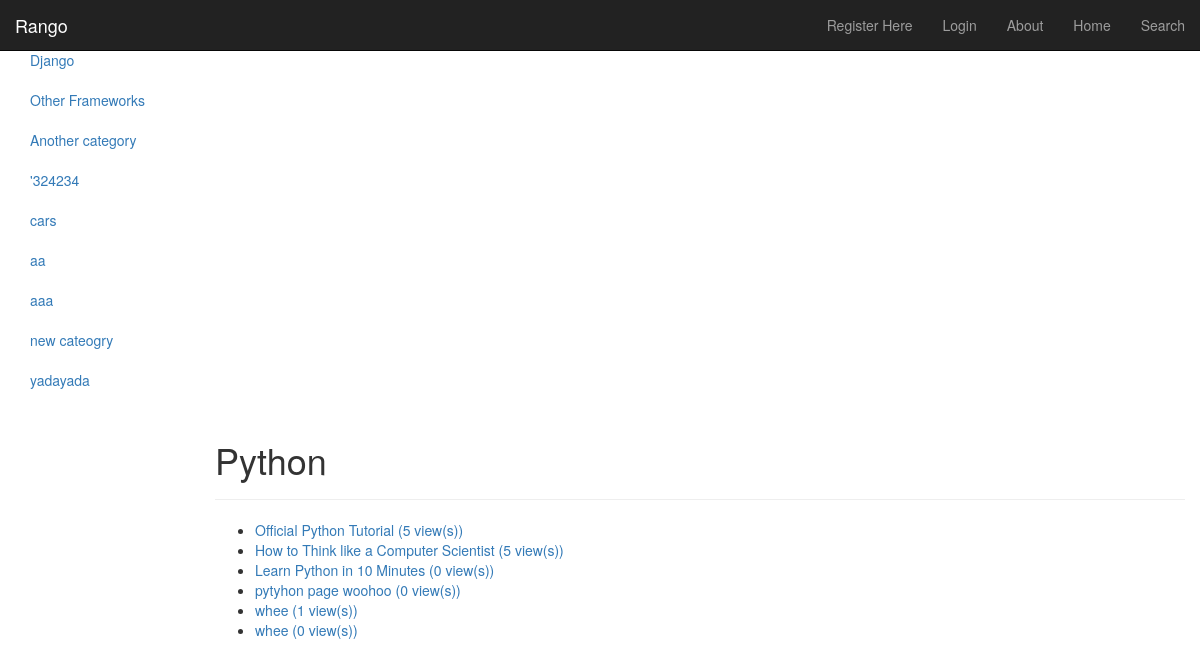
The app's page /rango/category/python/, older data.
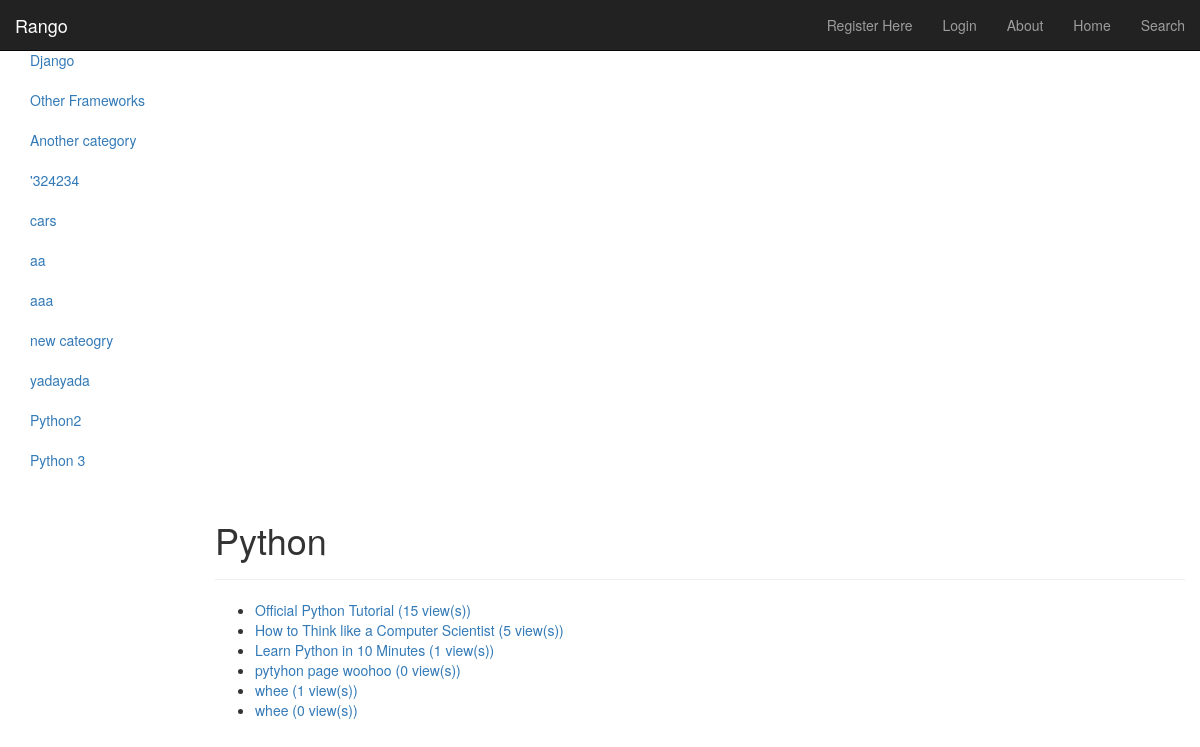
The same page, newer data.
### rango/models.py (models this page shows, shortened)
class Category(models.Model):
	name = models.CharField(max_length=128, unique=True)
	views = models.IntegerField(default=0)
	likes = models.IntegerField(default=0)
	slug = models.SlugField(unique=True)
	class Meta:
		verbose_name_plural = "categories"

class Page(models.Model):
	category = models.ForeignKey(Category)
	title = models.CharField(max_length=128)
	url = models.URLField()
	views = models.IntegerField(default=0)

### rango/views.py (the view)
# urls.py: url(r'^category/(?P<category_name_slug>[\w\-]+)/$', views.category, name='category'),
def category(request, category_name_slug):
	context_dict = {}
	try:
		category = Category.objects.get(slug=category_name_slug)
		context_dict['category_name'] = category.name
		pages = Page.objects.filter(category=category)
		context_dict['pages'] = pages
		context_dict['category'] = category
		context_dict['category_name_slug'] = category_name_slug
	except:
		category = None
	result_list = []
	if request.method == 'POST':
		query = request.POST['query']
		if query:
			result_list = run_query(query)
			context_dict['result_list'] = result_list
			context_dict['query'] = query
	try:
		if not context_dict['query']:
			pass
	except:
		if category:
			context_dict['query'] = category.name
		else:
			context_dict['query'] = category_name_slug
	return render(request, 'rango/category.html', context_dict)

### rango/templatetags/rango_extras.py (called while the page is built)
@register.inclusion_tag('rango/cats.html')
def get_category_list(cat=None):
	return {'cats': Category.objects.all(), 'act_cat': cat}

### templates/rango/category.html (shortened to what this page needs)
{% extends 'rango/base.html' %}
{% load staticfiles %}
{% block body_block %}
	<div class="page-header">
	<h1>{{ category_name }}</h1>
	</div>
	{% if category %}
		{% if pages %}
		<ul>
			{% for page in pages %}
			<li><a href="/rango/goto/?page_id=20">{{ page.title }} ({{ page.views }} view(s))</a></li>
			{% endfor %}
		</ul>
		{% else %}
			<strong>No pages currently in category.</strong>
		{% endif %}
		<br />
 	{% else %}
		The specified category {{ category_name }} does not exist!
	{% endif %}
{% endblock %}

### templates/rango/base.html (shortened to what this page needs)
<!DOCTYPE html>
<html>
{% load rango_extras %}
<head lang="en">
	<link href="http://getbootstrap.com/dist/css/bootstrap.min.css" rel="stylesheet">
	<link href="http://getbootstrap.com/examples/dashboard/dashboard.css" rel="stylesheet">
</head>
<body>
	<div class="navbar navbar-inverse navbar-fixed-top" role="navigation">
		<div class="container-fluid">
			<div class="navbar-header">
				<a class="navbar-brand" href="/rango/">Rango</a>
			</div>
			<div class="navbar-collapse collapse">
				<ul class="nav navbar-nav navbar-right">
					{% if user.is_authenticated %}
						<li><a href="{% url 'restricted' %}">Restricted Page</a></li>
						<li><a href="{% url 'auth_logout' %}?next=/rango/">Logout</a></li>
						<li><a href="{% url 'add_category' %}">Add a New Category</a></li>
						<li><a href="{% url 'profile' %}">Profile</a></li>
					{% else %}
						<li><a href="{% url 'registration_register' %}">Register Here</a></li>
						<li><a href="{% url 'auth_login' %}">Login</a></li>
					{% endif %}
						<li><a href="{% url 'about' %}">About</a></li>
						<li><a href="{% url 'index' %}">Home</a></li>
						<li><a href="{% url 'search' %}">Search</a></li>
				</ul>
			</div>
		</div>
	</div>
	<div class="container-fluid">
		<div class="row">
			<div class="col-sm-3 col-md-2 sidebar">
				{% block side_block %}
				{% get_category_list category %}
				{% endblock %}
			</div>
		</div>
	</div>
	<div class="col-sm-9 col-sm-offset-3 col-md-10 col-md-offset-2 main">
		<div>
			{% block body_block %}{%endblock%}
		</div>
	</div>
</body>
</html>

### templates/rango/cats.html
<ul class="nav nav-sidebar">
{% if cats %}
		{% for c in cats %}
			{% if c == act_cat %} <li class="active">
			{% else %} <li>
			{% endif %}
			<a href="{% url 'category' c.slug %}">{{ c.name }}</a></li>
		{% endfor %}
{% else %}
	<li> <strong> There are no categories present.</strong></li>
{% endif %}
</ul>

Row changes from the older to the newer data that the page shows:
added Category: name "Python2"
added Category: name "Python 3"
changed Page "Official Python Tutorial": views "5" → "15"
changed Page "Learn Python in 10 Minutes": views "0" → "1"
